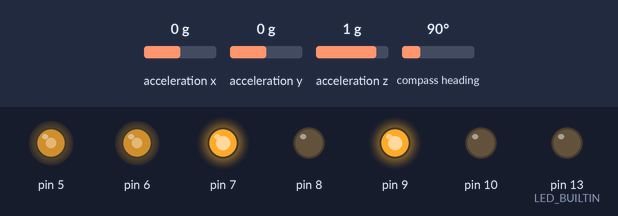
This sketch was run on a simulated Arduino Uno, built with avr-gcc and run on an emulated ATmega328P. On the bench: output pins drawn as LEDs (lit = HIGH). Inputs (shaded band) come from the test bench; at power-on: acceleration y 0 g, acceleration x 0 g, acceleration z 1 g, compass heading 90°. What the sketch prints to the serial monitor is not drawn.

Above: at 1.76 s.
1.8 s: acceleration y set to -1.4 g
At 3.0 s:
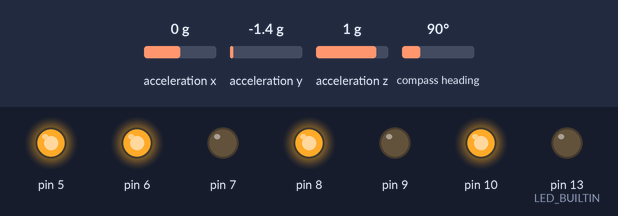
3.3 s: acceleration y set to 0 g
At 3.46 s:
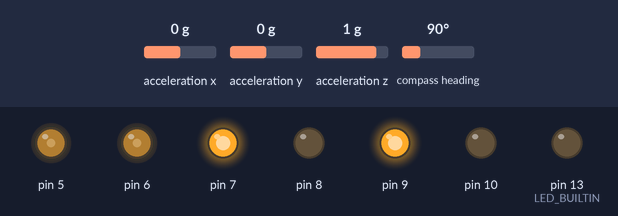
6.3 s: acceleration y set to -0.8 g
At 6.8 s:
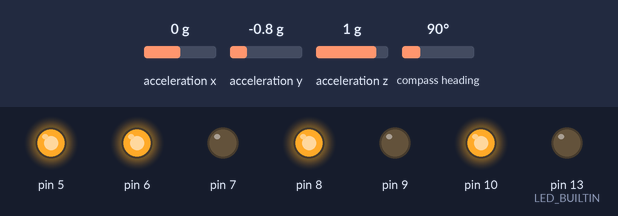
7.8 s: acceleration y set to 0.8 g
At 9.0 s:
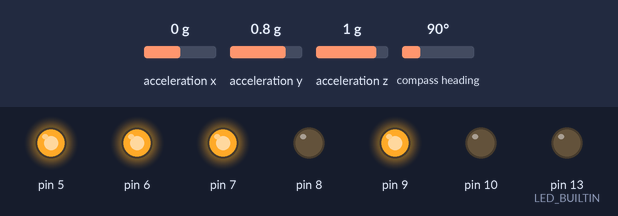
9.3 s: acceleration y set to -0.1 g
At 9.76 s:
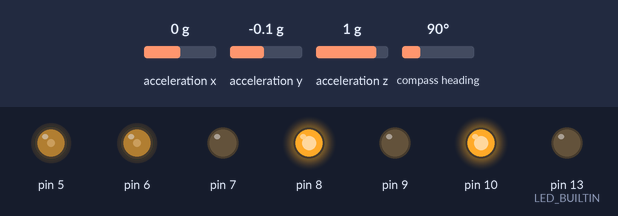
12.3 s: acceleration y set to 0.1 g
At 12.76 s:
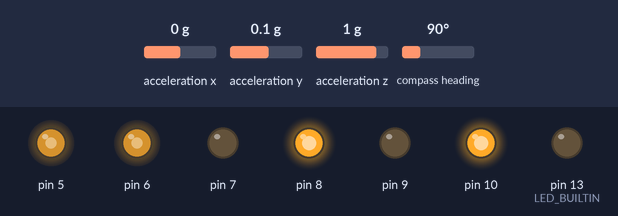
Timing chart, 0 to 15.5 s (numbered marks = the images above; inputs shaded):
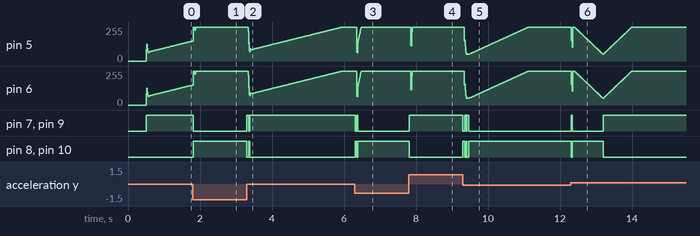

Measured:
- after the input at 1.8 s, pin 7, pin 9: HIGH → LOW at once; pin 8, pin 10: LOW → HIGH at once
- after the input at 3.3 s, pin 7, pin 9: LOW → HIGH at once, → LOW 0.05 s later, → HIGH 0.03 s later; pin 8, pin 10: HIGH → LOW at once, → HIGH 0.05 s later, → LOW 0.03 s later
- after the input at 6.3 s, pin 7, pin 9: HIGH → LOW at once, → HIGH 0.05 s later, → LOW 0.02 s later; pin 8, pin 10: LOW → HIGH at once, → LOW 0.05 s later, → HIGH 0.02 s later
- after the input at 7.8 s, pin 5, pin 6: 255/255 → 116/255 after 0.06 s, → 114/255 0.01 s later, → 214/255 0.01 s later, → 255/255 0.01 s later; pin 7, pin 9: LOW → HIGH at once; pin 8, pin 10: HIGH → LOW at once
- after the input at 9.3 s, pin 7, pin 9: alternates HIGH for 0.05 s and LOW for 0.03 s, 5 changes in all, then stays LOW, starting at once; pin 8, pin 10: alternates HIGH for 0.03 s and LOW for 0.05 s, 5 changes in all, then stays HIGH, starting at once
- after the input at 12.3 s, pin 7, pin 9: LOW → HIGH at once, → LOW 0.02 s later, → HIGH 0.86 s later; pin 8, pin 10: HIGH → LOW at once, → HIGH 0.02 s later, → LOW 0.86 s later

The sketch:

Segway.ino
```cpp
#include <SoftwareSerial.h>
#include <Adafruit_Sensor.h>
#include <Adafruit_BNO055.h>
#include "PID.h"
#include "JGA25Motor.h"

JGA25Motor rightMotor(8,7,5,50);
JGA25Motor leftMotor(10,9,6,50);

double motorPower;
bool motorClamp = false;
int const abortAngle = 60; //40, hvor mange grader som skal til for at alt stopper

//Steering
double const steeringMulForwardBackward = 4; //recommended 2-4
double const steeringMulLeftRight = 20;
double xSteering,ySteering,powSteering;
int steeringIntTemp;
//bt
SoftwareSerial BT(3,4); // RX, TX
String BT_input;
//PID VALUES
double currentAngle, desiredAngle;
double const offset = 2; //angle offset
PID pid(5.73,28,0.7,0.01,motorClamp,15);
//BNO IMU
sensors_event_t event;
Adafruit_BNO055 bno = Adafruit_BNO055(55, 0x28);
//Misc
unsigned long looptime;
bool abortBool = false;
double newton;

//void declaration
void engineSet(double motorPow, double steering);
void safetyCheck(double angle);
double getAngle();
String BluetoothInput();
void BluetoothOutput();
double power2newton(double x);
void MakeSerialPlotterString();
void CalculateXYsteering(String input);

//Main loops
void setup() {
  Serial.begin(115200);
  Serial.setTimeout(5);
  BT.begin(115200);                                  //38400 for AT, hc05 set to 115200
  BT.setTimeout(5);
  pinMode(LED_BUILTIN, OUTPUT);
  //BNO
  Serial.println("Orientation Sensor Test\n");
  if(!bno.begin()){                                  //Initialise IMU
  Serial.print("Ooops, no BNO055 detected ... Check your wiring or I2C ADDR!");
  while(1);
  } else{
    Serial.print("......Success\n");
  }
  bno.setExtCrystalUse(false);

  pid.printFilterCoeffs();
  delay(500);

  looptime = micros();
}
void loop(){
  BT_input = BluetoothInput();
  if (BT_input != ""){
    CalculateXYsteering(BT_input);                             //gets value xSteering, ySteering and powSteering
  }
  currentAngle = getAngle();
  safetyCheck(abs(currentAngle));                              //if angle is greater than abortAngle, engineSet function can only give 0
  desiredAngle = (steeringMulForwardBackward*ySteering*powSteering)+offset;

  if (abortBool) pid.resetPID();
  motorClamp = (motorPower>255 || motorPower<-255) ? true : false;
  pid.updateMotorClamp(motorClamp);
  motorPower = pid.calculate(desiredAngle,currentAngle);

  if (!abortBool) engineSet(motorPower, xSteering);

  //logging active these for either bluetoothOutput or Serial
  //BluetoothOutput();
  //MakeSerialPlotterString();
  newton = power2newton(motorPower);

  if(micros() - looptime > 10000){digitalWrite(LED_BUILTIN,HIGH);} //if cycle time becomes greater than 10ms, illuminate red light
  while(micros() - looptime < 10000);                              //halts program to maintain 10ms cycle time
  looptime = micros();
}
//motor Voids
void engineSet(double motorPow, double steering){
  double motorPowL, motorPowR;
    if (steering > 0){
      motorPowR = steeringMulLeftRight*steering*powSteering;;
      motorPowL = 0;
    }
    else{
      motorPowR = 0;
      motorPowL = steeringMulLeftRight*steering*powSteering;
    }
  rightMotor.SetSpeed(motorPow,motorPowR);
  leftMotor.SetSpeed(motorPow,motorPowL);
}
void safetyCheck(double angle){
  if (angle > abortAngle){
    abortBool = true;
    leftMotor.Stop();
    rightMotor.Stop();
  }
  else if (angle < 1){
    abortBool = false;
  }
}
//sensor voids
double getAngle(){
  bno.getEvent(&event);
  return event.orientation.z;
}
//Bluetooth Voids
String BluetoothInput(){
  if (BT.available()>7)
  {
    return BT.readStringUntil('#');
  }
  return "";
}
void BluetoothOutput(){
BT.print(currentAngle);
BT.print(",");
BT.print(newton);
BT.print(",");
BT.print(motorPower);
BT.print(",");
BT.print(pid.getIntegral());
BT.print(",");
BT.println(pid.getFilteredDerivative());
}
//Support voids
double power2newton(double x){
  x = (x/double(255))*4.6358709; //4.6358709 max nm of engine
  return x;
}
void MakeSerialPlotterString(){
Serial.print(pid.getDerivative());
Serial.print(",");
Serial.println(pid.getFilteredDerivative());
}
//Steering
void CalculateXYsteering(String input){
  //gets angle of joystick and converts to xy coordinates
  if (input=="0000000"){ //checks if joystick is in neutral position
    xSteering = 0;
    ySteering = 0;
    powSteering = 0;
  }
  else{
    String steeringStringTemp = input;
    steeringStringTemp.remove(3,7);
    steeringIntTemp = steeringStringTemp.toInt();
    ySteering = sin((double)steeringIntTemp*PI/180);
    xSteering = cos((double)steeringIntTemp*PI/180);
    //henter hvor mye i retningen xy kontrolleren er
    steeringStringTemp = input;
    steeringStringTemp.remove(0,3);
    steeringIntTemp = steeringStringTemp.toInt();
    powSteering = (double)steeringIntTemp/1000;
  }
}
```

Butterworth.h
```cpp
#ifndef Butterworth_h
#define Butterworth_h

#include <math.h>

class Butterworth
{
private:
    double cutOffFrequency, sampleFrequency;
    double a[2];
    double b[3];
    double x[3],y[3];
    void CalculateLPKoeff(double cutOffFrequency,double sampleFrequency);
    double LPFilter(double inValue);
public:

    Butterworth(double cutOffHZ, double sampleHZ);
    Butterworth();

    void InitializeFilter(double _cutOffFrequency,double _sampleFrequency);

    void setCutOffFrequency(double x){cutOffFrequency = x;}
    void setSampleFrequency(double x){sampleFrequency = x;}
    double calculate(double inValue){return LPFilter(inValue);}
    void printCoeffs();
};

Butterworth::Butterworth(){}

Butterworth::Butterworth(double _cutOffFrequency,double _sampleFrequency){
    setCutOffFrequency(_cutOffFrequency);
    setSampleFrequency(_sampleFrequency);
    CalculateLPKoeff(_cutOffFrequency, _sampleFrequency);
}
void Butterworth::InitializeFilter(double _cutOffFrequency,double _sampleFrequency){
    setCutOffFrequency(_cutOffFrequency);
    setSampleFrequency(_sampleFrequency);
    CalculateLPKoeff(_cutOffFrequency, _sampleFrequency);
}
void Butterworth::CalculateLPKoeff(double _cutOffFrequency, double _sampleFrequency){
    double lam =1.0/ tan(M_PI*_cutOffFrequency/_sampleFrequency);
    b[0] = 1.0 / (1.0 + sqrt(2.0)*lam + lam*lam);
    b[1]= 2*b[0];
    b[2]= b[0];
    a[0] = (2.0 * (lam*lam - 1.0) * b[0]);
    a[1] = (-(1.0 - sqrt(2.0)*lam + lam*lam) * b[0]);
}
double Butterworth::LPFilter(double inValue){
//y(n)  =  b[0].x(n) + b[1].x(n-1) + b[2].x(n-2) + a[0].y(n-1) + a[1].y(n-2)
    y[0]= b[0]*inValue + b[1]*x[1] + b[2]*x[2] + a[0]*y[1] + a[1]*y[2];
    y[2] = y[1];
    y[1] = y[0];
    x[2] = x[1];
    x[1] = inValue;
    return y[0];
}
void Butterworth::printCoeffs(){
    Serial.print("a1 = ");
    Serial.println(a[0],6);
    Serial.print("a2 = ");
    Serial.println(a[1],6);
    Serial.print("b0 = ");
    Serial.println(b[0],6);
    Serial.print("b1 = ");
    Serial.println(b[1],6);
    Serial.print("b2 = ");
    Serial.println(b[2],6);
}
#endif
```

JGA25Motor.h
```cpp
#ifndef JGA25Motor_h
#define JGA25Motor_h
#include <Arduino.h>

class JGA25Motor
{

    private:
    int dc1pin,dc2pin,pwmPin, motorCompensation, deadBand;
    double deadbandGain;
    bool motorClamped;
    void pinSetup();
    double calculateDeadBandGain(int deadBand);
    int motorPwmCorrection(double x);
    void Forward();
    void Backward();

    public:
    JGA25Motor(int direction1pin, int direction2pin, int pwm_Pin, int deadBand);
    void SetMotorCompensation(int a){motorCompensation = a;}
    bool GetClampStatus(){return motorClamped;}
    void SetSpeed(double pwm);
    void SetSpeed(double pwm, double steering);
    void Stop();
};
JGA25Motor::JGA25Motor(int direction1pin, int direction2pin, int pwm_Pin, int dead_Band){
    dc1pin = direction1pin;
    dc2pin = direction2pin;
    pwmPin = pwm_Pin;
    deadBand = dead_Band;
    deadbandGain = calculateDeadBandGain(dead_Band);
    pinSetup();
}
void JGA25Motor::Forward(){
    digitalWrite(dc1pin,0);
    digitalWrite(dc2pin,1);
}
void JGA25Motor::Backward(){
    digitalWrite(dc1pin,1);
    digitalWrite(dc2pin,0);
}
//PWM(0-255) eats over, positive forward, PWM negative backwards
void JGA25Motor::SetSpeed(double speedValue){
    speedValue > 0 ? Forward() : Backward();
    int compMotor = motorPwmCorrection(speedValue);
    analogWrite(pwmPin, compMotor);
}
//subtracts steering from output, this means even tho max output is forced, unit will still turn.
void JGA25Motor::SetSpeed(double speedValue, double steering){
    speedValue > 0 ? Forward() : Backward();
    int compMotor = motorPwmCorrection(speedValue);
    analogWrite(pwmPin, (compMotor-steering));
}
void JGA25Motor::Stop(){
    digitalWrite(dc1pin,0);
    digitalWrite(dc2pin,0);
    analogWrite(pwmPin,0);
}
double JGA25Motor::calculateDeadBandGain(int x){
    return 1+(x/(double)255);
}

int JGA25Motor::motorPwmCorrection(double x){
    //adds deadband
    x =(int)(deadbandGain * abs(x) + deadBand);
    //updates if motorPower is exceeded
    motorClamped = x > 255 ? true : false;
    //ensures value does not exceed -255 og 255
    x = constrain(x, 0, 255);
    return x;
}

void JGA25Motor::pinSetup(){
    pinMode(dc1pin,1);
    pinMode(dc2pin,1);
    pinMode(pwmPin,1);
    digitalWrite(dc1pin, 0);
    digitalWrite(dc2pin, 0);
    analogWrite(pwmPin, 0);
}


#endif
```

PID.h
```cpp
#ifndef PID_h
#define PID_h
#include "Butterworth.h"

class PID
{
private:
    int pidtype;
    bool _motorMaxPowerReached;
    double filteredError,error,prevError, prevFilteredError, proportional, integral, derivative,filterDerivative, out;
    double calculatePID1(double desiredOut, double current);
    double calculatePID2(double desiredOut, double current);
    double calculatePID3(double desiredOut, double current);
    Butterworth butter;

public:
    double Kp, Ki,Kd, dt;
    void resetPID();
    double calculate(double desiredOut, double current);

    void updateMotorClamp(bool x){_motorMaxPowerReached = x;}
    double getIntegral(){ return integral;}
    double getDerivative(){ return derivative;}
    double getFilteredDerivative(){ return filterDerivative;}
    void printFilterCoeffs();

    PID(double kp, double ki, double kd, double cycletime){
        Kp = kp;
        Ki = ki;
        Kd = kd;
        dt = cycletime;
        pidtype = 1;
    }
    PID(double kp, double ki, double kd, double cycletime, bool motorMaxPowerReached){
        Kp = kp;
        Ki = ki;
        Kd = kd;
        dt = cycletime;
        _motorMaxPowerReached = motorMaxPowerReached;
        pidtype = 2;
    }

    PID(double kp, double ki, double kd, double cycletime,bool motorMaxPowerReached, double HZcutoff){
        Kp = kp;
        Ki = ki;
        Kd = kd;
        dt = cycletime;
        _motorMaxPowerReached = motorMaxPowerReached;
        butter.InitializeFilter(HZcutoff,1.0/cycletime);
        pidtype = 3;
    }
};

void PID::resetPID(){
  out = 0;
  error = 0;
  prevError = 0;
  proportional = 0;
  integral = 0;
  derivative = 0;
  filterDerivative = 0;
}
void PID::printFilterCoeffs(){
    butter.printCoeffs();
}
double PID::calculate(double desiredOut, double current){
    switch (pidtype)
    {
    case 1:
        return calculatePID1(desiredOut, current);
        break;
    case 2:
        return calculatePID2(desiredOut, current);
        break;
    case 3:
        return calculatePID3(desiredOut, current);
        break;
    default:
        return -1;
        break;
    }
    return 0;
}
double PID::calculatePID1(double desiredOut, double current){
  //PLAIN PID
  error = desiredOut-current;
  proportional = error;
  integral = integral+(error*dt);
  derivative=(error-prevError)/dt;
  out = Kp*proportional + Ki*integral +Kd*derivative;
  prevError = error;
  return out;
}
double PID::calculatePID2(double desiredOut, double current){
  //PID WITH ANTI WINDUP
  error = desiredOut-current;
  proportional = error;
  //Antiwindup
  integral = _motorMaxPowerReached ? integral : integral+(error*dt);
  derivative=(error-prevError)/dt;
  out = Kp*proportional + Ki*integral + Kd*derivative;
  prevError = error;
  return out;
}
double PID::calculatePID3(double desiredOut, double current){
  //PID WITH ANTIWIND UP AND FILTERED DERIVATE
  error = desiredOut-current;
  proportional = error;
  //Antiwindup
  integral = _motorMaxPowerReached ? integral : integral+(error*dt);
  //filtered derivative, lowpass filter, both derivative and filtered here so we can measure the difference
  derivative=((error-prevError)/dt);

  filteredError = butter.calculate(error);
  filterDerivative = ((filteredError-prevFilteredError)/dt);

  out = Kp*proportional + Ki*integral + Kd*filterDerivative;
  prevError = error;
  prevFilteredError = filteredError;
  return out;
}


#endif
```
